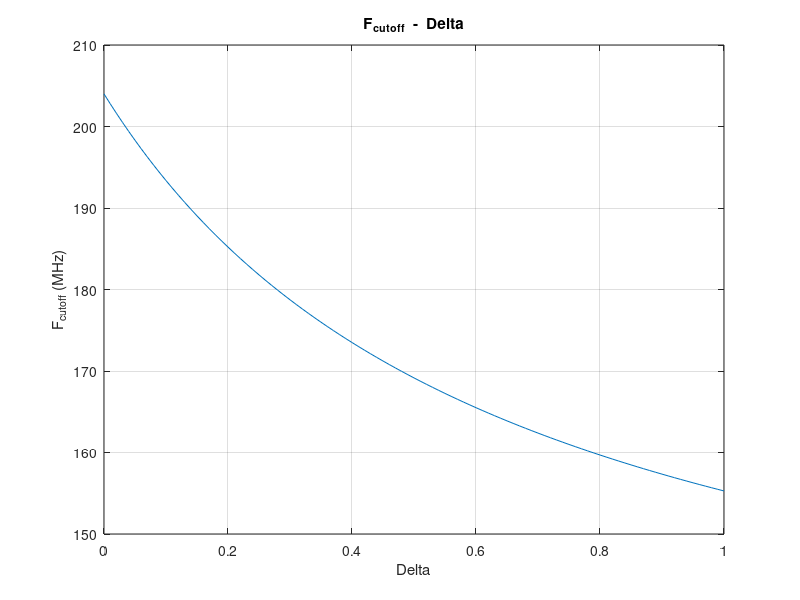
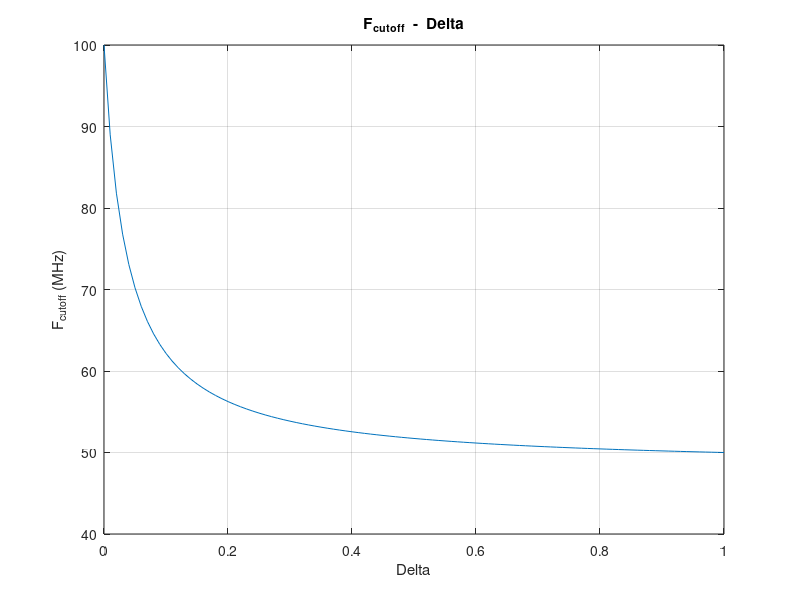

The MATLAB script that drew these images, in order:
%Cutoff Frequency of the simulation
Freq_HC = 204;
Freq_SYS = 204;
Freq_IRQ = 12; 
Freq_SYS_IRQ = 12;
P_HC_density = 0.8;
P_LC_density = 0.56;
P_Per_density = 0.8;
F_Sim_cutoff = [];

for Delta=0:0.01:1
	aux = (P_LC_density*Freq_IRQ*Delta*Freq_HC - (P_Per_density*Freq_SYS - P_Per_density*Freq_SYS_IRQ)*(1+Delta)*Freq_HC/2) / ((P_Per_density*Freq_SYS_IRQ - P_Per_density*Freq_SYS)*(1+Delta)/2 - (P_HC_density*Freq_HC - P_HC_density*Freq_IRQ - P_LC_density*Freq_HC)*Delta);
	F_Sim_cutoff = [F_Sim_cutoff aux];
end

x_name = 'Delta';
y_name = 'F_{cutoff} (MHz)';
x = [0:0.01:1];
y = F_Sim_cutoff;
title_name = 'F_{cutoff}  -  Delta';
%%%%% PLOT %%%%%%
figure
plot(x,y);
xlabel(x_name);
ylabel(y_name);
title(title_name);
grid on	



%Cutoff Frequency of LPCXpresso54102
Freq_HC = 100;
P_HC_act = 26.4;
P_LC_act = 13.86;
P_Per_act = 12.54;
P_HC_sleep = 4.95;
P_LC_sleep = 3.96;
P_Per_sleep = 10.89;
F_LPC_cutoff = [];

for Delta=0:0.01:1
	aux = ((P_LC_sleep - P_LC_act)*Delta*Freq_HC + (P_Per_sleep - P_Per_act)*(1+Delta)/2*Freq_HC) / ((P_HC_sleep - P_HC_act)*Delta + (P_Per_sleep - P_Per_act)*(1+Delta)/2);
	F_LPC_cutoff = [F_LPC_cutoff aux];
end

x_name = 'Delta';
y_name = 'F_{cutoff} (MHz)';
x = [0:0.01:1];
y = F_LPC_cutoff;
title_name = 'F_{cutoff}  -  Delta';
%%%%% PLOT %%%%%%
figure
plot(x,y);
xlabel(x_name);
ylabel(y_name);
title(title_name);
grid on	



